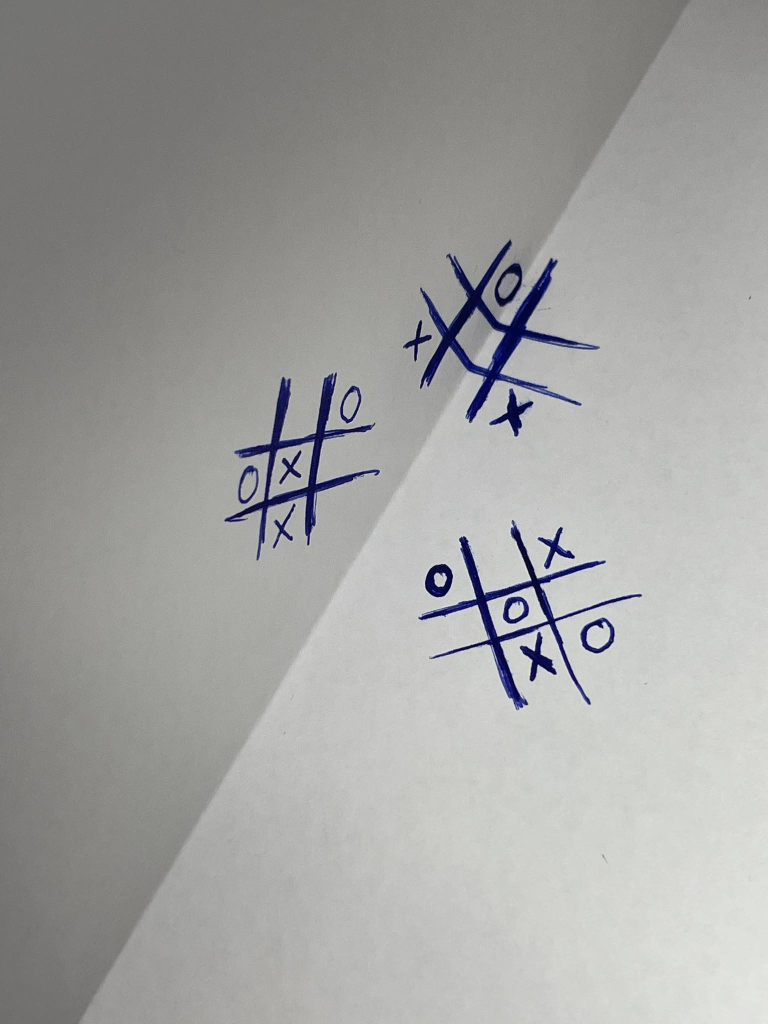
#> input picture Program/tictactoetest/trudne/image1.jpg, 1536 x 2048 px, found by its file name (shown at 1/2 size)
$ jupyter execute --allow-errors BoardRecognition.ipynb
#> lines starting #> are read from the running program, lines starting #| are printed output that depends on the picture; after the words box and inside, x2 and y2 are one past the last pixel; in counts of white or black regions, pixels touching at a corner belong together
[cell 1]
from IPython.core.display import display, HTML
display(HTML("<style>.container { width:100% !important; }</style>"))

[cell 2]
import skimage
from skimage import io, morphology
import cv2
import numpy as np


def resizeImage(img, w=0, h=0):
    return cv2.resize(img, (800 + w * 20, 800 + h * 20), interpolation=cv2.INTER_LINEAR)


def maskImage(img2):
    #alpha- Contrast control (1.0-3.0)
    #beta- Brightness control (0-100)
    adjusted = cv2.convertScaleAbs(img2, alpha=2.5 , beta=2)
    adjusted[adjusted < 180] = 0
    lower = np.array([160, 160, 160])
    upper = np.array([255, 255, 255])
    thresh = cv2.inRange(adjusted, lower, upper)
    adjusted[thresh == 255] = 0
    adjusted[thresh == 0] = 255

    gray = cv2.cvtColor(adjusted, cv2.COLOR_BGR2GRAY)

    kernel_erod = np.ones((1,1),np.uint8)
    kernel_dilate = np.ones((3,3),np.uint8)

    dil =cv2.erode(gray,kernel_erod,iterations = 1)
    mask = cv2.dilate(dil ,kernel_dilate,iterations = 2)

    return(mask)


def cropObject(obj, img):
    global object_counter
    object_counter += 1
    x, y, w, h = cv2.boundingRect(obj)

    src= img.copy()
    center, size, theta = cv2.minAreaRect(obj)
    shape=(w,h)
    # Convert to int
    center, size = tuple(map(int, center)), tuple(map(int, shape))
    # Get rotation matrix for rectangle
    if abs(abs(theta)-45) > 10:
        M = cv2.getRotationMatrix2D( center, theta+45, 1)
    # Perform rotation on src image
        dst = cv2.warpAffine(src, M, src.shape[:2])
        cropped_contour = cv2.getRectSubPix(dst, shape, center)
    else:
        cropped_contour= img[y:y+h, x:x+w]

    #cropped_contour = img[y:y + h, x:x + w]
    image_name = "anaconda3\Lib\site-packages\skimage\data\TicTacToe\output_tictactoe" + str(object_counter) + ".jpg"
    cv2.imwrite(image_name, cropped_contour)
    readimage = cv2.imread(image_name)
    return readimage


def findingBoard(contours):
    max = 0
    for i in range(len(contours)):
        if len(contours[i]) > max:
            max  = len(contours[i])

    for i in range(len(contours)):
        if len(contours[i]) == max:
            return contours[i]

    return 0

def findingContours(image):
    # image = cv2.imread(image_name)
    contours, hierarchy = cv2.findContours(image=image, mode=cv2.RETR_LIST,
                                           method=cv2.CHAIN_APPROX_NONE)
    return contours, hierarchy


def sieveContours(contours, hierarchy):
    contour_list = []

    for i in range(len(contours)):
        if len(contours[i]) > 200 and hierarchy[0][i][2] == -1:
            contour_list.append(contours[i])

    return contour_list


def circlesCrosses(contour_list):
    circles = []
    crosses = []
    for cnt in contour_list:
        area = cv2.contourArea(cnt)
        hull = cv2.convexHull(cnt)
        hull_area = cv2.contourArea(hull)
        solidity = float(area) / hull_area
        if solidity > 0.9:
            circles.append(cnt)
        else:
            crosses.append(cnt)

    return circles, crosses


def findCenter(contours):
    centers = []

    for cnt in contours:
        M = cv2.moments(cnt)

        # Centroid
        cx = int(M['m10'] / M['m00'])
        cy = int(M['m01'] / M['m00'])
        centers.append([cx, cy])

    return centers


def nameContour(centers, type, image):
    for i in range(len(centers)):
        cv2.putText(image, type, (centers[i][0], centers[i][1]), cv2.FONT_HERSHEY_SIMPLEX, 1, (255, 0, 255), 5, 2)


def emptyCells(centers, middle_points, centers_X):
    cells = [1,2,3,4,5,6,7,8,9]
    xs = []
    os = []
    for i in range(len(centers)):
        if centers[i][0] < middle_points[0][0]:
            if centers[i][1] < middle_points[0][1]:
                if 1 in cells:
                    cells.remove(1)
                    if centers[i] in centers_X:
                        xs.append(1)
                    else:
                        os.append(1)
            elif centers[i][1] < middle_points[2][1]:
                if 4 in cells:
                    cells.remove(4)
                    if centers[i] in centers_X:
                        xs.append(4)
                    else:
                        os.append(4)
            else:
                if 7 in cells:
                    cells.remove(7)
                    if centers[i] in centers_X:
                        xs.append(7)
                    else:
                        os.append(7)
        elif centers[i][0] < middle_points[1][0]:
            if centers[i][1] < middle_points[0][1]:
                if 2 in cells:
                    cells.remove(2)
                    if centers[i] in centers_X:
                        xs.append(2)
                    else:
                        os.append(2)
            elif centers[i][1] < middle_points[2][1]:
                if 5 in cells:
                    cells.remove(5)
                    if centers[i] in centers_X:
                        xs.append(5)
                    else:
                        os.append(5)
            else:
                if 8 in cells:
                    cells.remove(8)
                    if centers[i] in centers_X:
                        xs.append(8)
                    else:
                        os.append(8)
        else:
            if centers[i][1] < middle_points[0][1]:
                if 3 in cells:
                    cells.remove(3)
                    if centers[i] in centers_X:
                        xs.append(3)
                    else:
                        os.append(3)
            elif centers[i][1] < middle_points[2][1]:
                if 6 in cells:
                    cells.remove(6)
                    if centers[i] in centers_X:
                        xs.append(6)
                    else:
                        os.append(6)
            else:
                if 9 in cells:
                    cells.remove(9)
                    if centers[i] in centers_X:
                        xs.append(9)
                    else:
                        os.append(9)
    return cells, xs, os

def emptyCenters(empty, mid_points, minmax):
    centers = []
    for i in range(len(empty)):
        if empty[i] == 1:
            x = minmax[0] + (mid_points[0][0] - minmax[0]) // 2
            y = minmax[2] + (mid_points[0][1] - minmax[2]) // 2
        elif empty[i] == 2:
            x = mid_points[0][0] + (mid_points[1][0] - mid_points[0][0]) // 2
            y = minmax[2] + (mid_points[0][1] - minmax[2]) // 2
        elif empty[i] == 3:
            x = mid_points[1][0] + (minmax[1] - mid_points[1][0]) // 2
            y = minmax[2] + (mid_points[0][1] - minmax[2]) // 2
        elif empty[i] == 4:
            x = minmax[0] + (mid_points[0][0] - minmax[0]) // 2
            y = mid_points[0][1] + (mid_points[2][1] - mid_points[0][1]) // 2
        elif empty[i] == 5:
            x = mid_points[0][0] + (mid_points[1][0] - mid_points[0][0]) // 2
            y = mid_points[0][1] + (mid_points[2][1] - mid_points[0][1]) // 2
        elif empty[i] == 6:
            x = mid_points[1][0] + (minmax[1] - mid_points[1][0]) // 2
            y = mid_points[0][1] + (mid_points[2][1] - mid_points[0][1]) // 2
        elif empty[i] == 7:
            x = minmax[0] + (mid_points[0][0] - minmax[0]) // 2
            y = mid_points[2][1] + (minmax[3] - mid_points[2][1]) // 2
        elif empty[i] == 8:
            x = mid_points[0][0] + (mid_points[1][0] - mid_points[0][0]) // 2
            y = mid_points[2][1] + (minmax[3] - mid_points[2][1]) // 2
        elif empty[i] == 9:
            x = mid_points[1][0] + (minmax[1] - mid_points[1][0]) // 2
            y = mid_points[2][1] + (minmax[3] - mid_points[2][1]) // 2
        centers.append([x,y])
    return centers

# [86 lines left out: function gameState, not called in this run]


# PRZESZUKIWANIE PRZESTRZENI: Lokalizacja planszy
# Licznik wykrytych plansz gry
object_counter = 0
# wczytaj
img = cv2.imread('anaconda3\Lib\site-packages\skimage\data\TicTacToe\Image1.jpg')  # wczytaj
#> img is the input picture: shape (2048, 1536, 3); mean B, G, R 160.3, 161.8, 161.7
# maskuj
image = maskImage(img)
#> in maskImage, `adjusted[adjusted < 180] = 0`: adjusted: shape (2048, 1536, 3); mean B, G, R 251.9, 249.2, 249.1
#> in maskImage, `thresh = cv2.inRange(adjusted, lower, upper)`:
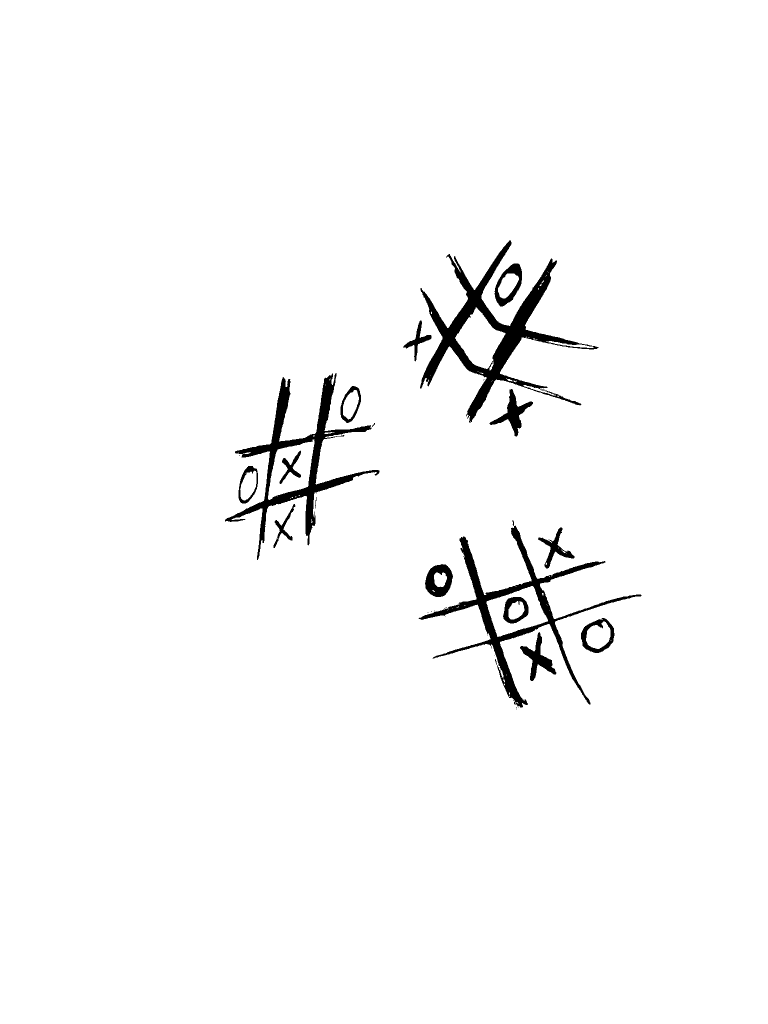
#> thresh: shape (2048, 1536) (shown at 1/2 size); 97.7% white; 33 black regions (17 under 20 px), largest, box (x1, y1, x2, y2) and area: (840, 480, 1196, 846) 22454, (837, 1040, 1283, 1415) 16308, (450, 746, 759, 1120) 16184
#> in maskImage, `mask = cv2.dilate(dil ,kernel_dilate,iterations = 2)`:
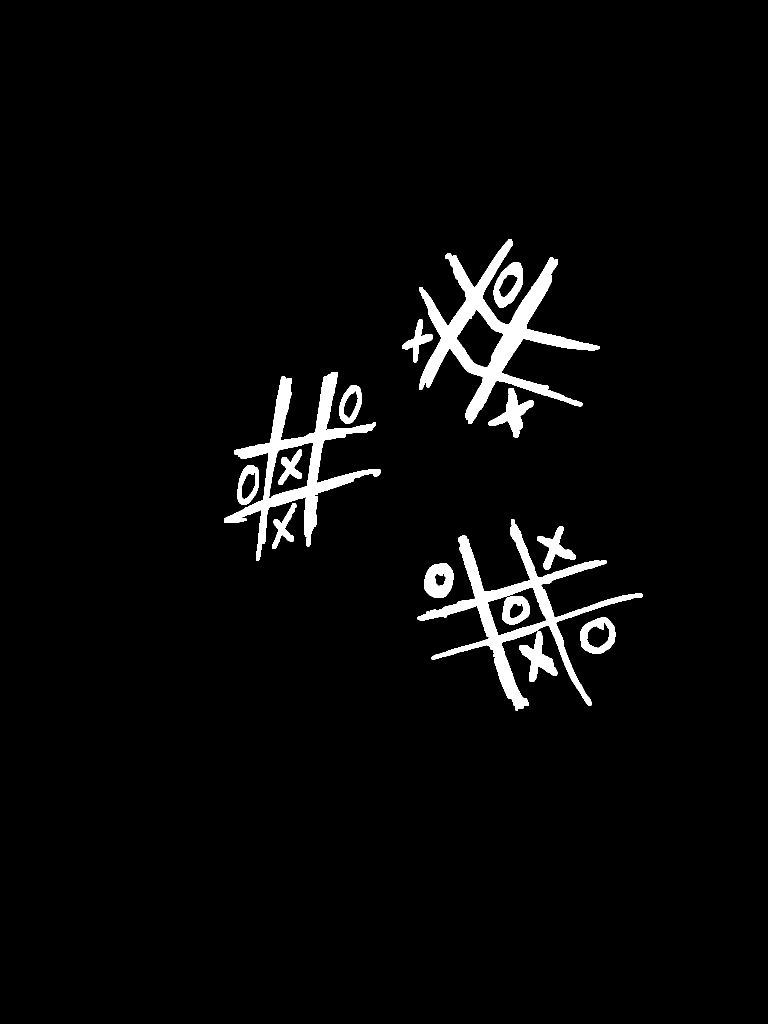
#> mask: shape (2048, 1536) (shown at 1/2 size); 3.3% white; 15 white regions
# detekcja konturów
contoursMain, hierarchyMain = findingContours(image)
#> in findingContours, `contours, hierarchy = cv2.findContours(image=image, mode=cv2.RETR_LIST..`: contours = 26 contours, 2 with area under 20; largest, box (x1, y1, x2, y2) and area: (838, 478, 1200, 848) 35387, (835, 1038, 1285, 1421) 30084, (448, 744, 761, 1122) 28099, (974, 1174, 1094, 1272) 7010, (537, 884, 628, 998) 6501
#> contoursMain has the same summary as contours in findingContours
# sortowanie
sorted_contours = sorted(contoursMain, key=cv2.contourArea, reverse=True)
#> sorted_contours has the same summary as contours in findingContours
largest_item = sorted_contours[0]
#> largest_item = contour of 2226 points, box (x1, y1, x2, y2) (838, 478, 1200, 848), area 35387
# szukanie planszy
# pozwolenie na szukanie
search = True
gameboards = []
while search:
    # wykrycie kolejnych planszy gry
    if cv2.contourArea(sorted_contours[0]) > cv2.contourArea(largest_item) * 0.7:
        largest_item = sorted_contours[0]
        sorted_contours.pop(0)

        # przycięcie/ separacja planszy gry
        cropObject(largest_item, img)
#> in cropObject, `x, y, w, h = cv2.boundingRect(obj)`: x = 838; y = 478; w = 362; h = 370
#> in cropObject, `center, size, theta = cv2.minAreaRect(obj)`: center = (1006.3, 658.2); size = (370, 352.6); theta = -9.04
#> in cropObject, `shape=(w,h)`: shape = (362, 370)
#> in cropObject, `center, size = tuple(map(int, center)), tuple(map(int, shape))`: center = (1006, 658); size = (362, 370)
#> in cropObject, `M = cv2.getRotationMatrix2D( center, theta+45, 1)`: M = [[0.809, 0.587, -194.7], [-0.587, 0.809, 716.2]]
#> in cropObject, `dst = cv2.warpAffine(src, M, src.shape[:2])`:
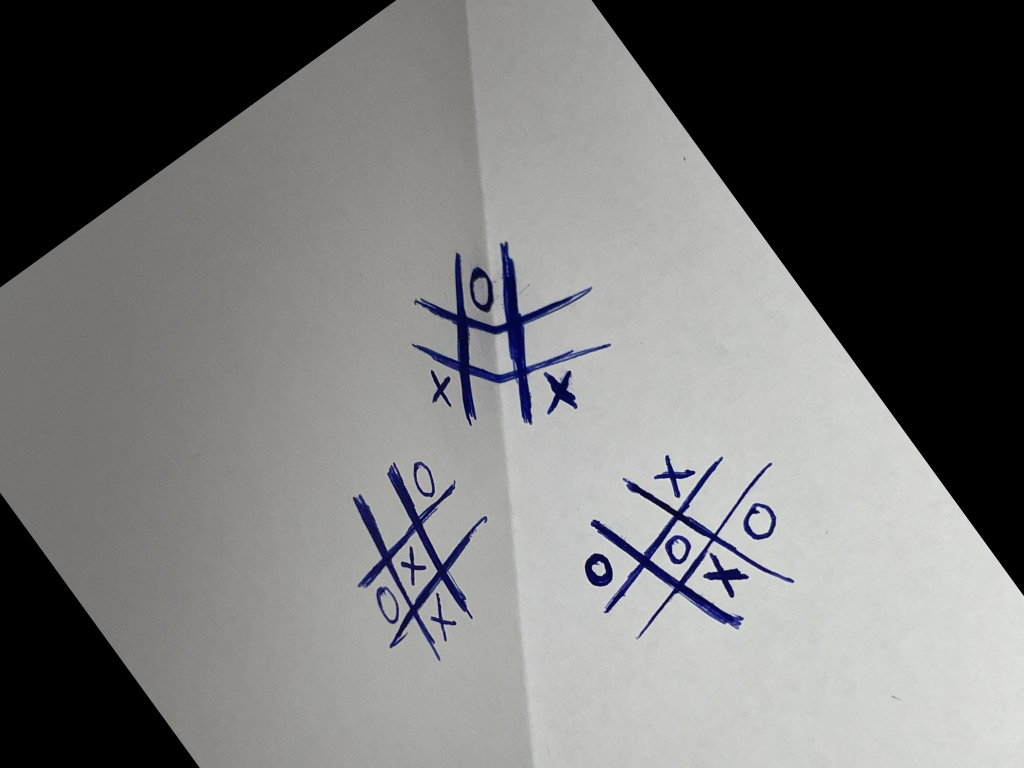
#> dst: shape (1536, 2048, 3) (shown at 1/2 size); mean B, G, R 116.8, 117.5, 117.4
#> in cropObject, `cropped_contour = cv2.getRectSubPix(dst, shape, center)`:
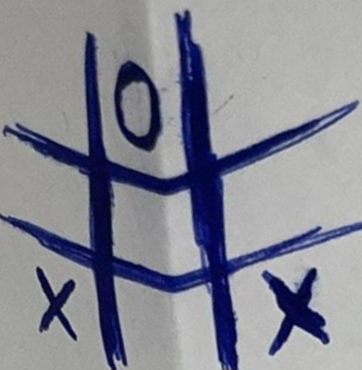
#> cropped_contour: shape (370, 362, 3); mean B, G, R 147.2, 135.5, 134.5
        board = resizeImage(cv2.imread(
            "anaconda3\Lib\site-packages\skimage\data\TicTacToe\output_tictactoe" + str(object_counter) + ".jpg"))
        gameboards.append(board)
    else:
        # wykryty kontur jest mniejszy od konturu poszukiwanej planszy gry
        search = False

    # PRZESZUKIWANIE PRZESTRZENI: Rozpoznanie elementów planszy
# WYKONUJE SIĘ DLA KAŻDEJ WYKRYTEJ PLANSZY GRY Z OSOBNA
#> (the rest of this cell did not finish here and is left out)
